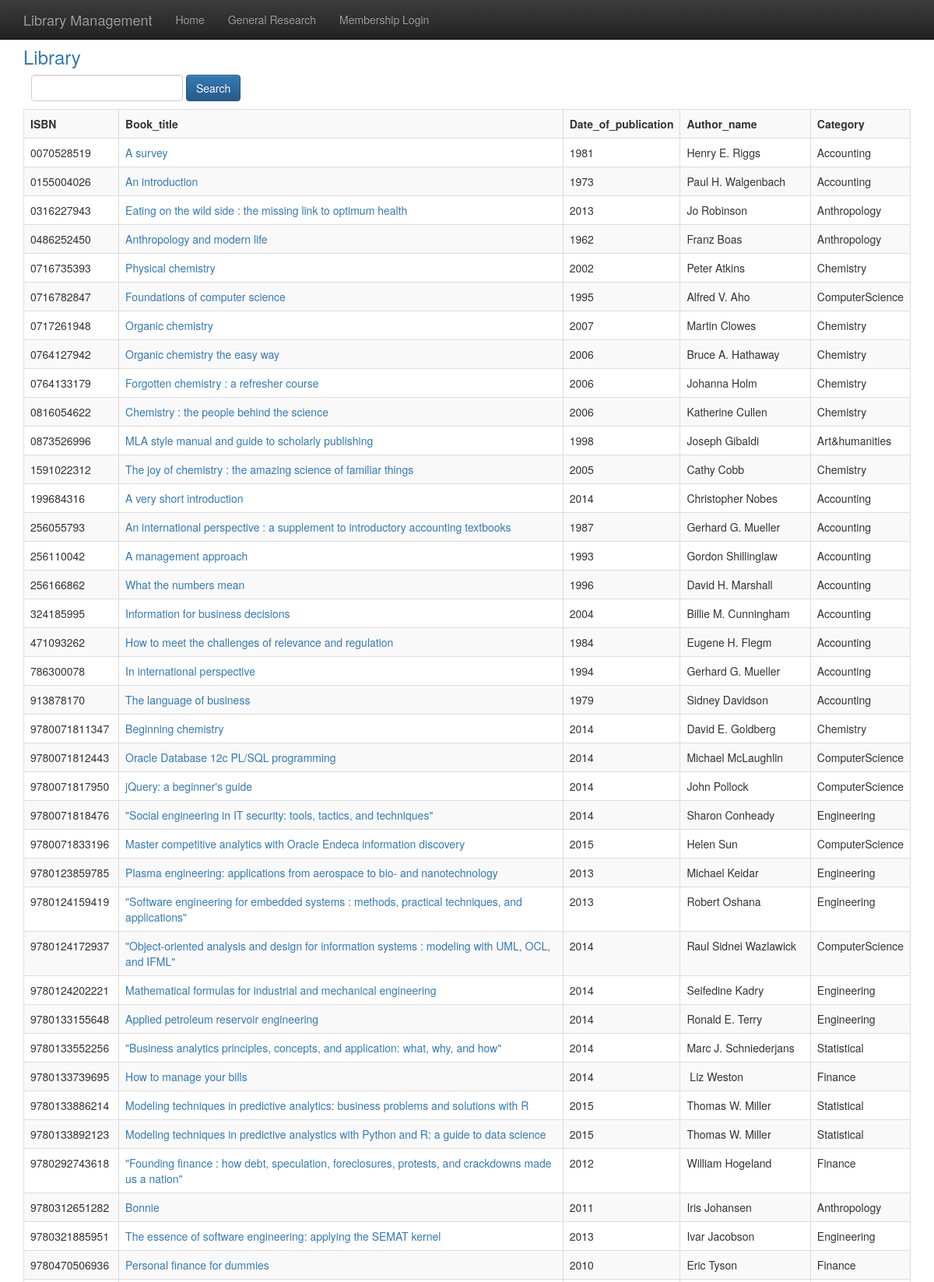
The page /library.php (upper part) on the database its author committed.
### tables this page shows
CREATE TABLE `book` (
  `ISBN` varchar(20) NOT NULL,
  `Book_title` varchar(255) NOT NULL,
  `Date_of_publication` year(4) NOT NULL,
  `Author_name` varchar(255) NOT NULL,
  `Category` varchar(255) NOT NULL,
  PRIMARY KEY (`ISBN`,`Book_title`)
);

### library.php (the view, shortened to what this page needs)
<?php
include 'head.php';
?>
<h3><a href="library.php">Library</a></h3>
<form action="" method="get" class="form-inline" style="display: inline-block;margin-left: 10px">
    <input type="text" class="form-control" name="query" value="">
    <button type="submit" class="btn btn-primary">Search</button>
</form>
<?php
include 'db.php';
$con = mysqli_connect($host, $username, $password, $database);
if(isset($_GET["query"])){
    $query = $_GET["query"];
    $result = mysqli_query($con, "SELECT * FROM book WHERE Book_title LIKE '%$query%'");
}
else{
    $result = mysqli_query($con, "SELECT * FROM book");
}
echo "<table class='table table-striped table-bordered' style='margin-top: 10px'><tr>
        <th>ISBN</th>
        <th>Book_title</th>
        <th>Date_of_publication</th>
        <th>Author_name</th>
        <th>Category</th>
      </tr>";
while ($row = mysqli_fetch_array($result)) {
    echo "<tr>";
    echo "<td>" . $row['ISBN'] . "</td><td>"
        ."<a href='items.php?isbn=".$row['ISBN']."'>". $row['Book_title'] . "</a></td><td>"
        . $row['Date_of_publication'] . "</td><td>"
        . $row['Author_name'] . "</td><td>"
        . $row['Category'] . "</td>";
    echo "</tr>";
}
echo "</table>";
?>

### rows shown on the page
book: ISBN "0070528519", Book_title "A survey", Date_of_publication "1981", Author_name "Henry E. Riggs", Category "Accounting"
book: ISBN "0155004026", Book_title "An introduction", Date_of_publication "1973", Author_name "Paul H. Walgenbach", Category "Accounting"
book: ISBN "0316227943", Book_title "Eating on the wild side : the missing link to optimum health", Date_of_publication "2013", Author_name "Jo Robinson", Category "Anthropology"
book: ISBN "0486252450", Book_title "Anthropology and modern life", Date_of_publication "1962", Author_name "Franz Boas", Category "Anthropology"
book: ISBN "0716735393", Book_title "Physical chemistry", Date_of_publication "2002", Author_name "Peter Atkins", Category "Chemistry"
book: ISBN "0716782847", Book_title "Foundations of computer science", Date_of_publication "1995", Author_name "Alfred V. Aho", Category "ComputerScience"
book: ISBN "0717261948", Book_title "Organic chemistry", Date_of_publication "2007", Author_name "Martin Clowes", Category "Chemistry"
book: ISBN "0764127942", Book_title "Organic chemistry the easy way", Date_of_publication "2006", Author_name "Bruce A. Hathaway", Category "Chemistry"
book: ISBN "0764133179", Book_title "Forgotten chemistry : a refresher course", Date_of_publication "2006", Author_name "Johanna Holm", Category "Chemistry"
book: ISBN "0816054622", Book_title "Chemistry : the people behind the science", Date_of_publication "2006", Author_name "Katherine Cullen", Category "Chemistry"
book: ISBN "0873526996", Book_title "MLA style manual and guide to scholarly publishing", Date_of_publication "1998", Author_name "Joseph Gibaldi", Category "Art&humanities"
book: ISBN "1591022312", Book_title "The joy of chemistry : the amazing science of familiar things", Date_of_publication "2005", Author_name "Cathy Cobb", Category "Chemistry"
book: ISBN "199684316", Book_title "A very short introduction", Date_of_publication "2014", Author_name "Christopher Nobes", Category "Accounting"
book: ISBN "256055793", Book_title "An international perspective : a supplement to introductory accounting textbooks", Date_of_publication "1987", Author_name "Gerhard G. Mueller", Category "Accounting"
book: ISBN "256110042", Book_title "A management approach", Date_of_publication "1993", Author_name "Gordon Shillinglaw", Category "Accounting"
book: ISBN "256166862", Book_title "What the numbers mean", Date_of_publication "1996", Author_name "David H. Marshall", Category "Accounting"
book: ISBN "324185995", Book_title "Information for business decisions", Date_of_publication "2004", Author_name "Billie M. Cunningham", Category "Accounting"
book: ISBN "471093262", Book_title "How to meet the challenges of relevance and regulation", Date_of_publication "1984", Author_name "Eugene H. Flegm", Category "Accounting"
book: ISBN "786300078", Book_title "In international perspective", Date_of_publication "1994", Author_name "Gerhard G. Mueller", Category "Accounting"
book: ISBN "913878170", Book_title "The language of business", Date_of_publication "1979", Author_name "Sidney Davidson", Category "Accounting"
book: ISBN "9780071811347", Book_title "Beginning chemistry", Date_of_publication "2014", Author_name "David E. Goldberg", Category "Chemistry"
book: ISBN "9780071812443", Book_title "Oracle Database 12c PL/SQL programming", Date_of_publication "2014", Author_name "Michael McLaughlin", Category "ComputerScience"
book: ISBN "9780071817950", Book_title "jQuery: a beginner's guide", Date_of_publication "2014", Author_name "John Pollock", Category "ComputerScience"
book: ISBN "9780071818476", Book_title "\"Social engineering in IT security: tools, tactics, and techniques\"", Date_of_publication "2014", Author_name "Sharon Conheady", Category "Engineering"
book: ISBN "9780071833196", Book_title "Master competitive analytics with Oracle Endeca information discovery", Date_of_publication "2015", Author_name "Helen Sun", Category "ComputerScience"
book: ISBN "9780123859785", Book_title "Plasma engineering: applications from aerospace to bio- and nanotechnology", Date_of_publication "2013", Author_name "Michael Keidar", Category "Engineering"
book: ISBN "9780124159419", Book_title "\"Software engineering for embedded systems : methods, practical techniques, and applications\"", Date_of_publication "2013", Author_name "Robert Oshana", Category "Engineering"
book: ISBN "9780124172937", Book_title "\"Object-oriented analysis and design for information systems : modeling with UML, OCL, and IFML\"", Date_of_publication "2014", Author_name "Raul Sidnei Wazlawick", Category "ComputerScience"
book: ISBN "9780124202221", Book_title "Mathematical formulas for industrial and mechanical engineering", Date_of_publication "2014", Author_name "Seifedine Kadry", Category "Engineering"
book: ISBN "9780133155648", Book_title "Applied petroleum reservoir engineering", Date_of_publication "2014", Author_name "Ronald E. Terry", Category "Engineering"
book: ISBN "9780133552256", Book_title "\"Business analytics principles, concepts, and application: what, why, and how\"", Date_of_publication "2014", Author_name "Marc J. Schniederjans", Category "Statistical"
book: ISBN "9780133739695", Book_title "How to manage your bills", Date_of_publication "2014", Author_name "Liz Weston", Category "Finance"
book: ISBN "9780133886214", Book_title "Modeling techniques in predictive analytics: business problems and solutions with R", Date_of_publication "2015", Author_name "Thomas W. Miller", Category "Statistical"
book: ISBN "9780133892123", Book_title "Modeling techniques in predictive analystics with Python and R: a guide to data science", Date_of_publication "2015", Author_name "Thomas W. Miller", Category "Statistical"
book: ISBN "9780292743618", Book_title "\"Founding finance : how debt, speculation, foreclosures, protests, and crackdowns made us a nation\"", Date_of_publication "2012", Author_name "William Hogeland", Category "Finance"
book: ISBN "9780312651282", Book_title "Bonnie", Date_of_publication "2011", Author_name "Iris Johansen", Category "Anthropology"
book: ISBN "9780321885951", Book_title "The essence of software engineering: applying the SEMAT kernel", Date_of_publication "2013", Author_name "Ivar Jacobson", Category "Engineering"
book: ISBN "9780470506936", Book_title "Personal finance for dummies", Date_of_publication "2010", Author_name "Eric Tyson", Category "Finance"
